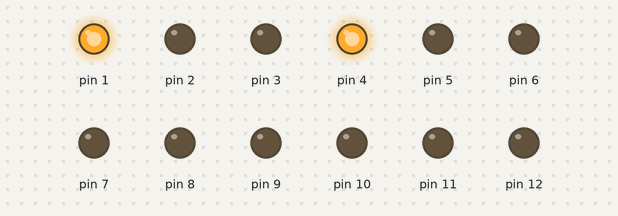
The sketch below on a simulated Arduino Uno, built with avr-gcc and run on an emulated ATmega328P. Parts: output pins drawn as LEDs (lit = HIGH).

Above: at 0.1 s.
At 5.1 s:
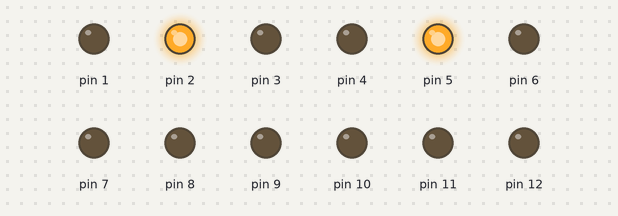
At 12.1 s:
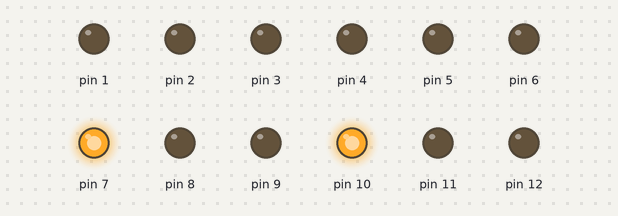
At 18.1 s:
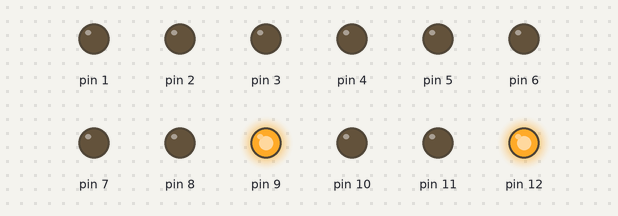
At 23.1 s:
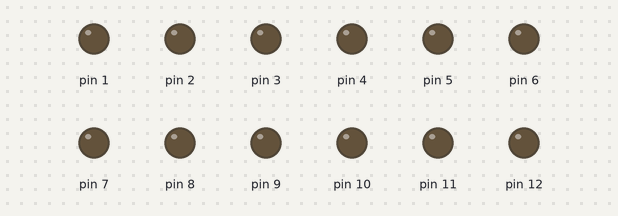
At 35.1 s:
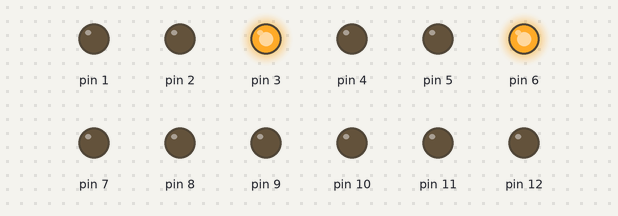
Timing chart, 0 to 36.6 s (numbered marks = the images above):
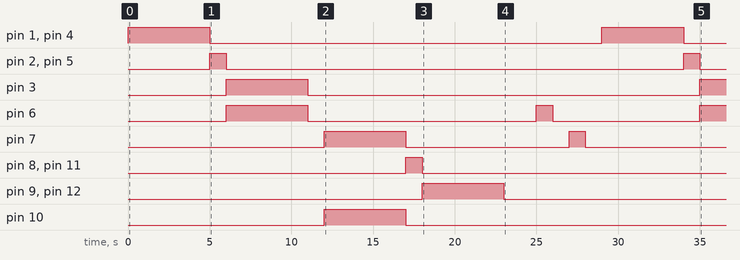

The sketch:

nkosinathi_mogorosi_ct1_iot27811.ino
```cpp
// C++ code
//
void setup()
{
  pinMode(1, OUTPUT);
  pinMode(2, OUTPUT);
  pinMode(3, OUTPUT);
  pinMode(4, OUTPUT);
  pinMode(5, OUTPUT);
  pinMode(6, OUTPUT);
  pinMode(7, OUTPUT);
  pinMode(8, OUTPUT);
  pinMode(9, OUTPUT);
  pinMode(10, OUTPUT);
  pinMode(11, OUTPUT);
  pinMode(12, OUTPUT);
}

void loop()
{
  digitalWrite(1, HIGH);
  digitalWrite(4, HIGH);
  delay(5000); // Wait for 1000 millisecond(s)
  digitalWrite(1, LOW);
  digitalWrite(4, LOW);


  digitalWrite(2, HIGH);
  digitalWrite(5, HIGH);
  delay(1000); // Wait for 1000 millisecond(s)
  digitalWrite(2, LOW);
  digitalWrite(5, LOW);


  digitalWrite(3, HIGH);
  digitalWrite(6, HIGH);
  delay(5000); // Wait for 1000 millisecond(s)
  digitalWrite(3, LOW);
  digitalWrite(6, LOW);
  delay(1000); // Wait for 1000 millisecond(s)


  digitalWrite(7, HIGH);
  digitalWrite(10, HIGH);
  delay(5000); // Wait for 1000 millisecond(s)
  digitalWrite(7, LOW);
  digitalWrite(10, LOW);


  digitalWrite(8, HIGH);
  digitalWrite(11, HIGH);
  delay(1000); // Wait for 1000 millisecond(s)
  digitalWrite(8, LOW);
  digitalWrite(11, LOW);


  digitalWrite(9, HIGH);
  digitalWrite(12, HIGH);
  delay(5000); // Wait for 1000 millisecond(s)
  digitalWrite(9, LOW);
  digitalWrite(12, LOW);
  delay(1000); // Wait for 1000 millisecond(s)


  digitalWrite(5, LOW);
  delay(1000); // Wait for 1000 millisecond(s)
  digitalWrite(6, HIGH);
  delay(1000); // Wait for 1000 millisecond(s)
  digitalWrite(6, LOW);
  delay(1000); // Wait for 1000 millisecond(s)
  digitalWrite(7, HIGH);
  delay(1000); // Wait for 1000 millisecond(s)
  digitalWrite(7, LOW);
  delay(1000); // Wait for 1000 millisecond(s)
}
```

Measured:
- by itself, pin 1, pin 4: alternates HIGH for 5.0 s and LOW for 24.0 s
- by itself, pin 2, pin 5: alternates HIGH for 1.0 s and LOW for 28.0 s
- by itself, pin 3: LOW → HIGH at 6.0 s, → LOW 5.0 s later, → HIGH 24.0 s later
- by itself, pin 6: goes HIGH 5.0 s, LOW 14.0 s, HIGH 1.0 s, LOW 9.0 s, then HIGH
- by itself, pin 7: LOW → HIGH at 12.0 s, → LOW 5.0 s later, → HIGH 10.0 s later, → LOW 1.0 s later
- by itself, pin 8, pin 11: LOW → HIGH at 17.0 s, → LOW 1.0 s later
- by itself, pin 9, pin 12: LOW → HIGH at 18.0 s, → LOW 5.0 s later
- by itself, pin 10: LOW → HIGH at 12.0 s, → LOW 5.0 s later
